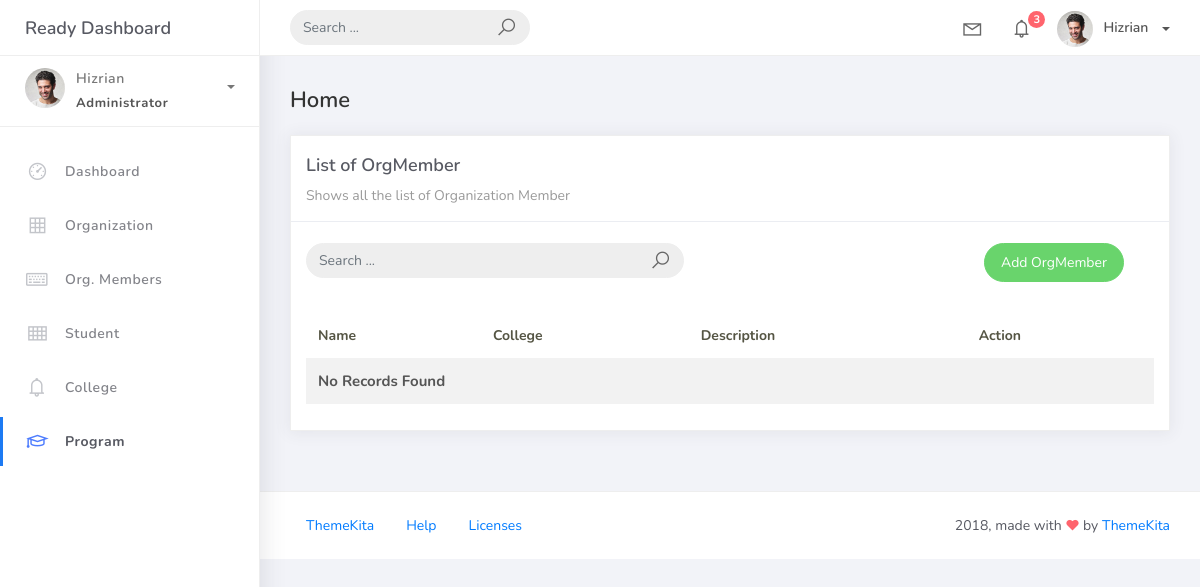
Page /orgmembers/ on the earlier database version.
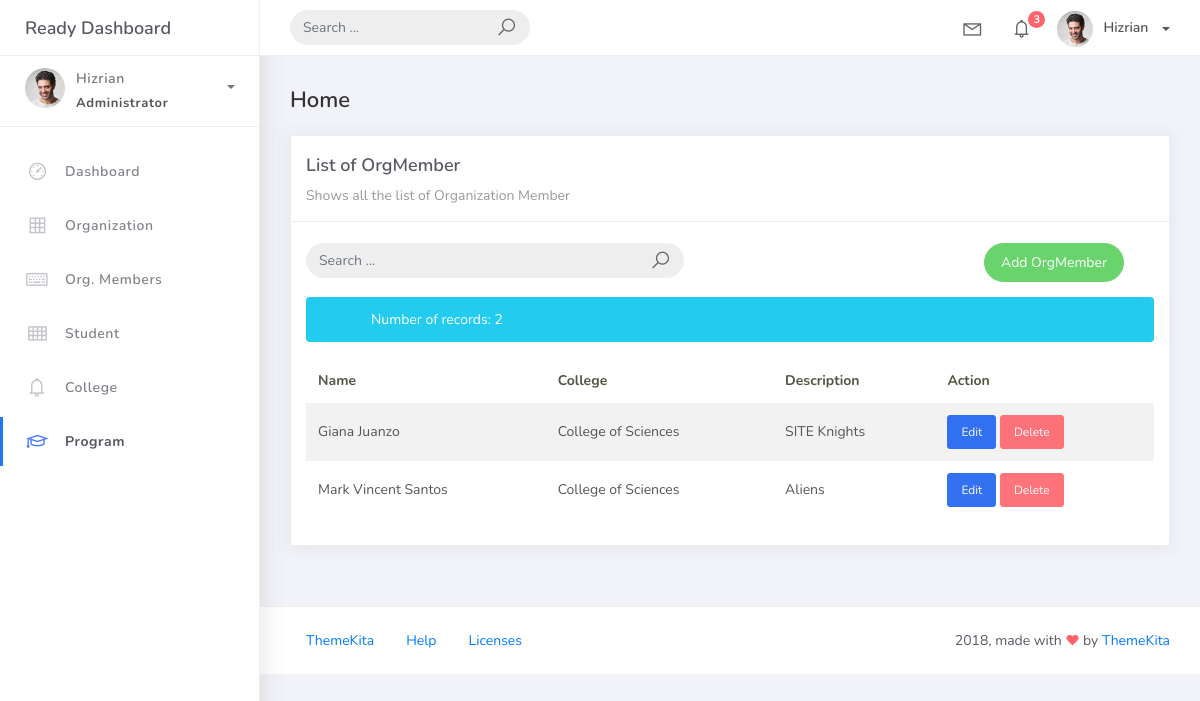
Same page on the later database version.
### studentorg/models.py (models this page shows, shortened)
class BaseModel(models.Model):
    created_at = models.DateTimeField(auto_now_add=True, db_index=True)
    updated_at = models.DateTimeField(auto_now=True)
    class Meta:
        abstract = True

class OrgMember(BaseModel):
    student = models.ForeignKey(Student, on_delete=models.CASCADE)
    organization = models.ForeignKey(Organization, on_delete=models.CASCADE)
    date_joined = models.DateField()

class Student(BaseModel):
    student_id = models.CharField(max_length=255, unique=True)
    lastname = models.CharField(max_length=25)
    firstname = models.CharField(max_length=25)
    middlename = models.CharField(max_length=25, blank=True, null=True)
    program = models.ForeignKey(Program, on_delete=models.CASCADE, default=1)

class Organization(BaseModel):
    name = models.CharField(max_length=250, unique=True)
    college = models.ForeignKey(
        College, null=True, blank=True, on_delete=models.CASCADE)
    description = models.CharField(max_length=500)

class College(BaseModel):
    college_name = models.CharField(max_length=150, unique=True)
    def __str__(self):
        return self.college_name

### studentorg/views.py (the view)
# urls.py: path('orgmembers/', OrgMemberList.as_view(), name='orgmember-list'),
class OrgMemberList(ListView):
    model = OrgMember
    context_object_name = 'object_list'  # Changed from 'orgmember' to match template
    template_name = 'orgmember/list.html'
    paginate_by = 5
    def get_queryset(self):
        return OrgMember.objects.select_related('student', 'organization')

### templates/orgmember/list.html (shortened to what this page needs)
{% extends 'base.html' %} {% load static %} {% block content %}
<div class="content">
    <div class="container-fluid">
        <h4 class="page-title">Home</h4>
        <div class="row">
            <div class="col-md-12">
                <div class="card">
                    <div class="card-header">
                        <div class="card-title">List of OrgMember</div>
                        <div class="card-category">Shows all the list of Organization Member</div>
                    </div>
                    <br />
                        <div class="col-md-12 row">
                            <div class="col-md-6">
                                <form class="navbar-left navbar-form nav-search mr-md-3" action="">
                                    <div class="input-group">
                                        <input type="text" placeholder="Search ..." class="form-control" />
                                        <div class="input-group-append">
                                            <span class="input-group-text">
                                                <i class="la la-search search-icon"></i>
                                            </span>
                                        </div>
                                    </div>
                                </form>
                            </div>
                            <div class="col-md-6">
                                <div class="pull-right">
                                    <a href="{% url 'orgmember-add' %}" class="btn btn-success btn-rounded">Add OrgMember</a>
                                </div>
                            </div>
                        </div>
                    <div class="card-body">
                        {% if object_list %}
                            <div class="alert alert-info">
                                Number of records: {{ object_list|length }}
                            </div>
                        {% endif %}
                        <table class="table table-striped mt-3">
                            <thead>
                                <tr>
                                    <th scope="col">Name</th>
                                    <th scope="col">College</th>
                                    <th scope="col">Description</th>
                                    <th scope="col">Action</th>
                                </tr>
                            </thead>
                            <tbody>
                                {% for object in object_list %}
                                <tr>
                                    <td>{{ object.student.firstname }} {{ object.student.lastname }}</td>
                                    <td>{{ object.organization.college }}</td>
                                    <td>{{ object.organization.description }}</td>
                                    <td>
                                        <a href="{% url 'orgmember-edit' object.id %}" class="btn btn-primary btn-sm">Edit</a>
                                        <form action="{% url 'orgmember-del' object.id %}" method="post" style="display:inline">
                                            <button type="submit" class="btn btn-danger btn-sm" onclick="return confirm('Are you sure you want to delete this organization?')">
                                                Delete
                                            </button>
                                        </form>
                                    </td>
                                </tr>
                                {% empty %}
                                <tr>
                                    <td colspan = "4" styles = "text-align: center">
                                        <p class = "text-sm font-weight-bold mb-0">No Records Found</p>
                                </td>
                                </tr>
                                {% endfor %}
                            </tbody>
                        </table>
                    </div>
                </div>
            </div>
        </div>
    </div>
</div>
{% endblock %}

Differences in the rows shown:
added OrgMember: student.firstname "Giana", student.lastname "Juanzo", organization.college "College of Sciences", organization.description "SITE Knights"
added OrgMember: student.firstname "Mark Vincent", student.lastname "Santos", organization.college "College of Sciences", organization.description "Aliens"
Other differences:
{{ object_list|length }}: (not shown) → "2"
text no longer shown: "No Records Found"
text now shown: "Number of records:"
